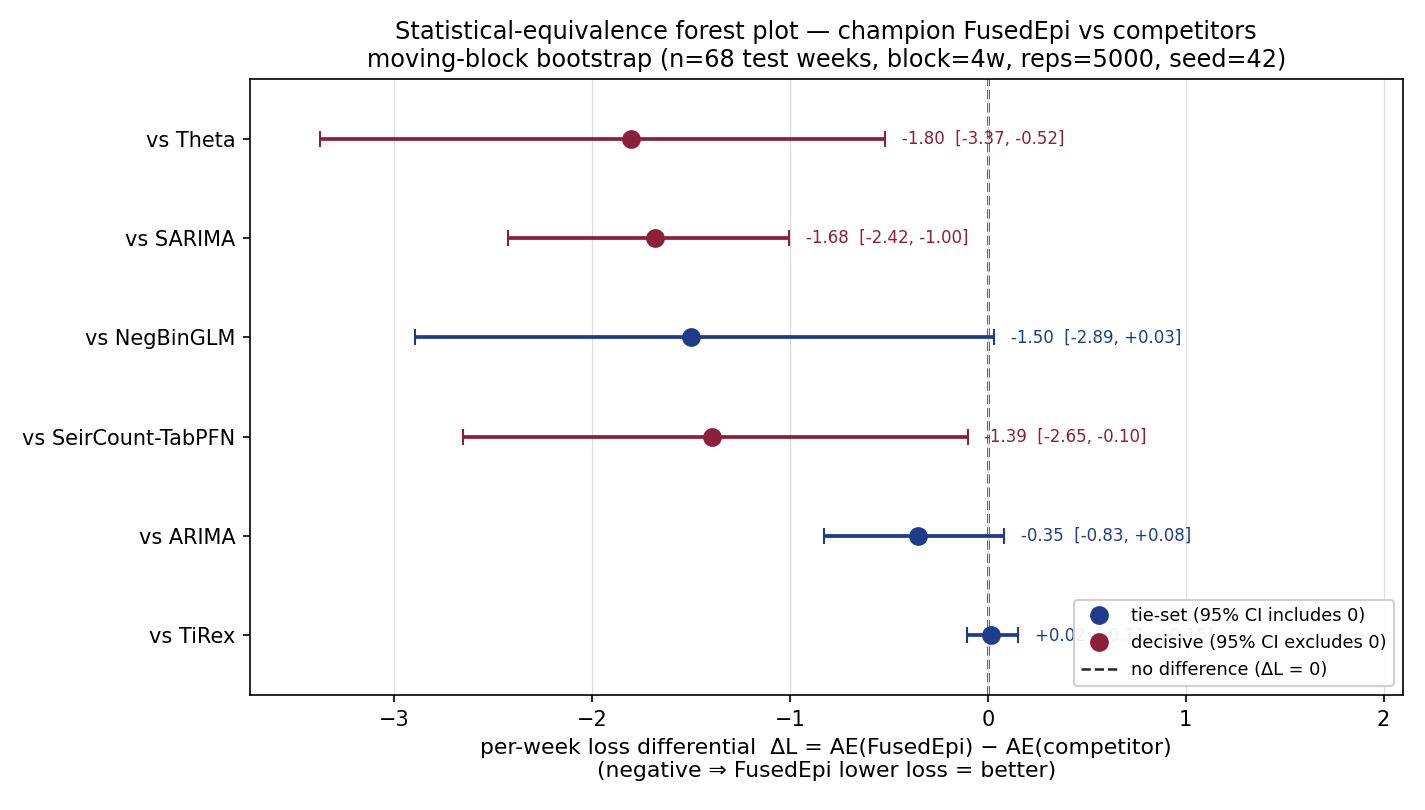

This chart was generated by the following Python code:
"""Figure B (§4.2) — DM tie-set forest plot: FusedEpi vs 6 competitors.

Horizontal CI-whisker (forest) plot of the moving-block-bootstrap per-week
loss-differential ΔL = AE_FusedEpi − AE_competitor (negative => FusedEpi lower
loss = better) with 95% bootstrap CIs. Tie-set members (CI includes zero) are
visually distinct from decisive pairs (CI excludes zero). Zero reference line
marks the no-difference boundary. This is the figure companion to docx Table 6.

REAL DATA ONLY. Source = the persisted bootstrap output (already computed
leak-free from the DB-backed per-week test predictions by
``simulation.scripts.sci_delta_wis_bootstrap``):
    simulation/results/sci_supplement/delta_wis_bootstrap.json
No retraining, no model load, no fabrication. seed=42 baked into the source run
(reps=5000, block=4 weeks, n_test_weeks=68).

Style matches thesis fig_*.py: matplotlib Agg, dpi=150, derived-from-source.

Run:
    .venv/bin/python paper/ch4_new_assets/fig_B_dm_tieset_forest.py

Side effects: writes one PNG next to this script.
"""
from __future__ import annotations

import json
from pathlib import Path

import matplotlib

matplotlib.use("Agg")  # non-interactive, deterministic
import matplotlib.pyplot as plt
import numpy as np

np.random.seed(42)  # determinism per project policy (no stochastic ops here)

_ROOT = Path(__file__).resolve().parents[2]
_SRC = _ROOT / "simulation" / "results" / "sci_supplement" / "delta_wis_bootstrap.json"
_OUT = Path(__file__).resolve().parent / "fig_B_dm_tieset_forest.png"

# Thesis palette (consistent with fig_horizon_decay.py).
_C_TIE = "#1f3b8c"       # tie-set (CI includes zero) — navy
_C_DECISIVE = "#8c1f3b"  # decisive (CI excludes zero) — maroon
_C_ZERO = "#222222"


def _load(src: Path) -> dict:
    """Load the persisted bootstrap result.

    Args:
        src: path to delta_wis_bootstrap.json.

    Returns:
        Parsed dict with keys 'pairs', 'reps', 'block_weeks', 'n_test_weeks',
        'seed', 'champion'.

    Raises:
        SystemExit: if the source file is missing (do NOT invent values).
    """
    if not src.exists():
        raise SystemExit(
            f"MISSING DATA FILE: {src}\n"
            "Run `.venv/bin/python -m simulation.scripts.sci_delta_wis_bootstrap` first."
        )
    return json.loads(src.read_text(encoding="utf-8"))


def render(data: dict, out_path: Path) -> list[dict]:
    """Draw the forest plot and save it.

    Args:
        data: parsed bootstrap result (see _load).
        out_path: PNG destination.

    Returns:
        The list of pair dicts in plotted order (for SSOT cross-check).

    Side effects: writes out_path.
    """
    pairs = list(data["pairs"])
    # Sort by mean ΔL ascending (most-improved/most-negative at top after invert).
    pairs.sort(key=lambda p: p["mean_delta_ae"])

    labels = [p["competitor"] for p in pairs]
    means = np.array([p["mean_delta_ae"] for p in pairs])
    lo = np.array([p["ci95_lo"] for p in pairs])
    hi = np.array([p["ci95_hi"] for p in pairs])
    is_tie = [p["verdict"] == "tie" for p in pairs]

    y = np.arange(len(pairs))[::-1]  # top row = first (most negative)

    fig, ax = plt.subplots(figsize=(9.5, 5.4))

    ax.axvline(0.0, color=_C_ZERO, lw=1.2, ls="--", zorder=1,
               label="no difference (ΔL = 0)")

    for yi, m, l, h, tie in zip(y, means, lo, hi, is_tie):
        col = _C_TIE if tie else _C_DECISIVE
        ax.errorbar(
            m, yi,
            xerr=[[m - l], [h - m]],
            fmt="o", color=col, ecolor=col, elinewidth=1.8,
            capsize=4, ms=8, zorder=3,
        )
        # numeric label: mean [lo, hi]
        ax.annotate(
            f"{m:+.2f}  [{l:+.2f}, {h:+.2f}]",
            (h, yi), textcoords="offset points", xytext=(8, 0),
            va="center", ha="left", fontsize=8, color=col,
        )

    ax.set_yticks(y)
    ax.set_yticklabels([f"vs {lab}" for lab in labels], fontsize=10)
    ax.set_ylim(-0.6, len(pairs) - 0.4)
    ax.set_xlabel(
        "per-week loss differential  ΔL = AE(FusedEpi) − AE(competitor)\n"
        "(negative ⇒ FusedEpi lower loss = better)",
        fontsize=10.5,
    )

    # Legend proxies for tie vs decisive.
    tie_proxy = plt.Line2D([0], [0], marker="o", color=_C_TIE, lw=0, ms=8,
                           label="tie-set (95% CI includes 0)")
    dec_proxy = plt.Line2D([0], [0], marker="o", color=_C_DECISIVE, lw=0, ms=8,
                           label="decisive (95% CI excludes 0)")
    zero_proxy = plt.Line2D([0], [0], color=_C_ZERO, lw=1.2, ls="--",
                            label="no difference (ΔL = 0)")
    ax.legend(handles=[tie_proxy, dec_proxy, zero_proxy], loc="lower right",
              fontsize=8.5, framealpha=0.92)

    ax.set_title(
        "Statistical-equivalence forest plot — champion FusedEpi vs competitors\n"
        f"moving-block bootstrap (n={data['n_test_weeks']} test weeks, "
        f"block={data['block_weeks']}w, reps={data['reps']}, seed={data['seed']})",
        fontsize=11.5,
    )
    # Pad x so right-side labels fit.
    xmin = float(min(lo.min(), 0.0))
    xmax = float(max(hi.max(), 0.0))
    span = xmax - xmin
    ax.set_xlim(xmin - 0.10 * span, xmax + 0.55 * span)
    ax.grid(axis="x", color="#dddddd", lw=0.6, zorder=0)

    fig.tight_layout()
    out_path.parent.mkdir(parents=True, exist_ok=True)
    fig.savefig(out_path, dpi=150)
    plt.close(fig)
    return pairs


def main() -> None:
    data = _load(_SRC)
    pairs = render(data, _OUT)
    print(f"[fig_B] champion={data['champion']} reps={data['reps']} "
          f"block={data['block_weeks']}w n_weeks={data['n_test_weeks']} seed={data['seed']}")
    for p in pairs:
        print(f"  vs {p['competitor']:<18} dL={p['mean_delta_ae']:+.4f} "
              f"[{p['ci95_lo']:+.4f}, {p['ci95_hi']:+.4f}]  "
              f"p={p['boot_p_two_sided']:.4f}  {p['verdict']}")
    print(f"  -> {_OUT}")


if __name__ == "__main__":
    main()
